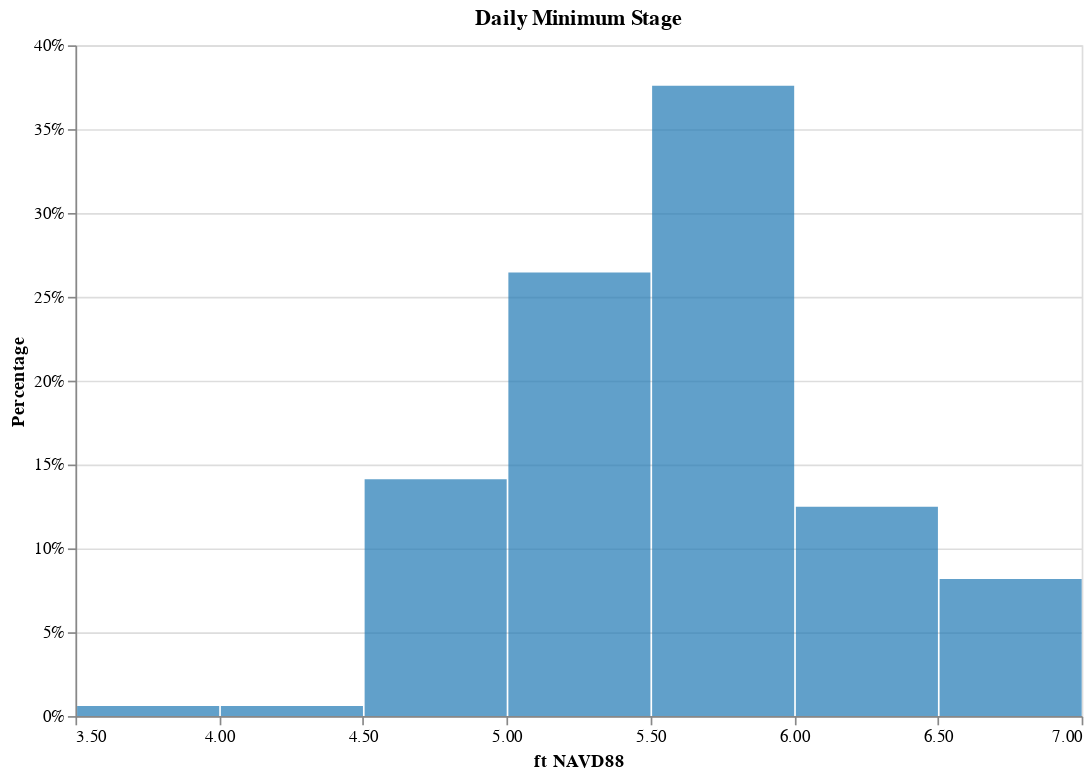

This figure's notebook cell:
### Code cell
elev_hist = alt.Chart(filtered_hydro_df).transform_joinaggregate(
    total = 'count(*)'
).transform_calculate(
    pct = '1/datum.total' 
).mark_bar(
    color="#1f78b4",
    opacity=0.7
).encode(
    x=alt.X("water_level:Q", bin=True, title="ft NAVD88"),
    y=alt.Y("sum(pct):Q", title="Percentage", axis=alt.Axis(format='%')),
    tooltip = alt.Tooltip ("sum(pct):Q", format="%")
).properties(
    title="Daily Minimum Stage",
    width=600,
    height=400
)
elev_hist

### Figure 1 — Vega-Lite specification as saved in the notebook (floating-point values rounded to 4 significant figures; data arrays with more than 128 entries replaced by an {"elided": "..."} marker saying what was removed)
{"config": {"view": {"continuousWidth": 300, "continuousHeight": 300}}, "data": {"name": "data-c597ee1edbb427f2ead355dba3ef6f79"}, "mark": {"type": "bar", "color": "#1f78b4", "opacity": 0.7}, "encoding": {"tooltip": {"aggregate": "sum", "field": "pct", "format": "%", "type": "quantitative"}, "x": {"bin": true, "field": "water_level", "title": "ft NAVD88", "type": "quantitative"}, "y": {"aggregate": "sum", "axis": {"format": "%"}, "field": "pct", "title": "Percentage", "type": "quantitative"}}, "height": 400, "title": "Daily Minimum Stage", "transform": [{"joinaggregate": [{"op": "count", "field": "*", "as": "total"}]}, {"calculate": "1/datum.total", "as": "pct"}], "width": 600, "$schema": "https://vega.github.io/schema/vega-lite/v5.20.1.json", "datasets": {"data-c597ee1edbb427f2ead355dba3ef6f79": {"elided": "673 records"}}}
